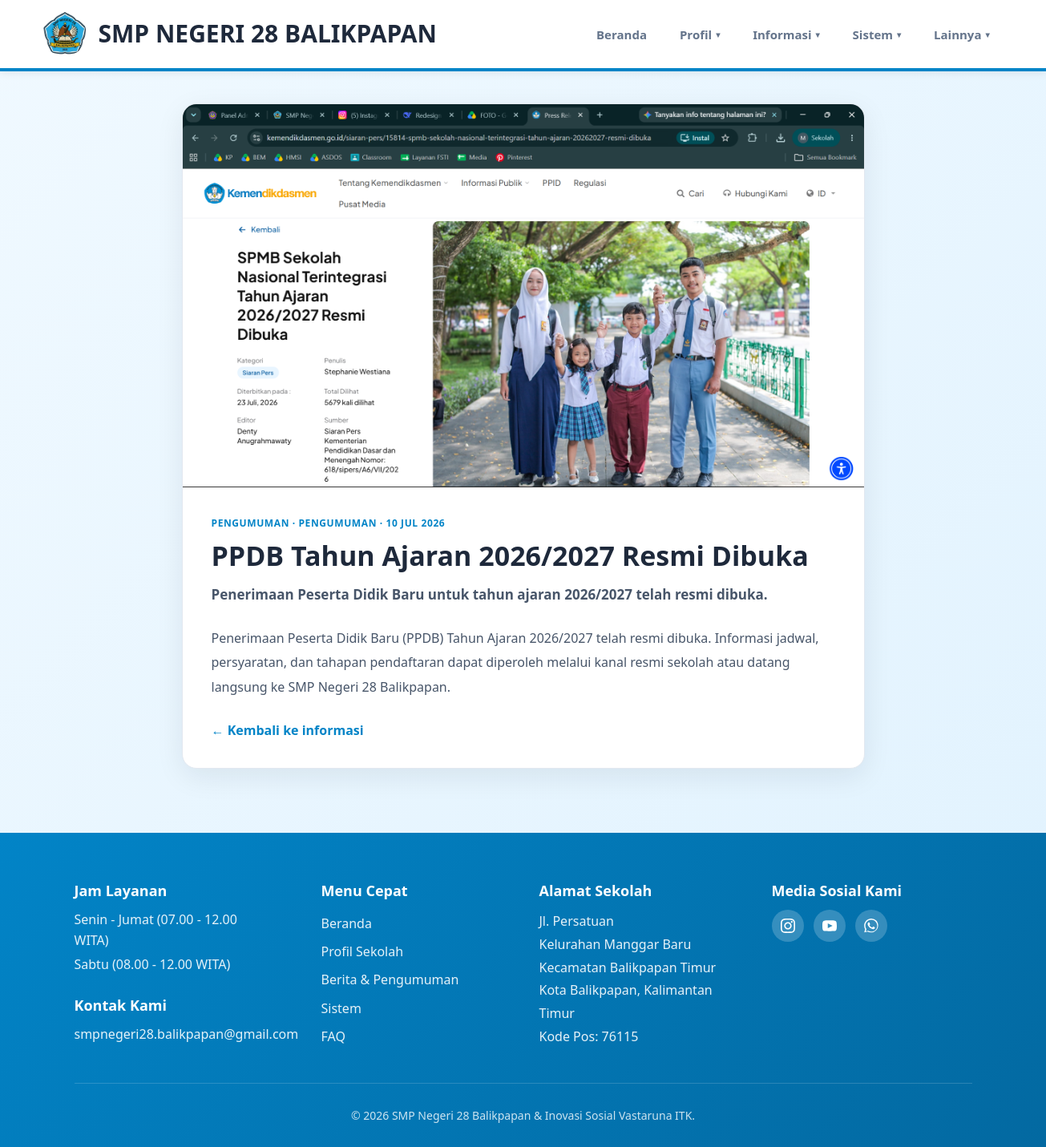
/berita-detail.php?id=1, run on the app's committed database.
### tables this page shows
CREATE TABLE `berita` (
  `id` int NOT NULL,
  `jenis` enum('berita','pengumuman') NOT NULL DEFAULT 'berita',
  `tanggal` date NOT NULL,
  `kategori` varchar(50) NOT NULL DEFAULT 'Umum',
  `judul` varchar(255) NOT NULL,
  `ringkasan` varchar(500) NOT NULL,
  `isi` text NOT NULL,
  `gambar` varchar(255) DEFAULT NULL,
  `status` enum('draft','terbit') NOT NULL DEFAULT 'terbit',
  `created_at` datetime NOT NULL DEFAULT CURRENT_TIMESTAMP,
  `updated_at` datetime NOT NULL DEFAULT CURRENT_TIMESTAMP ON UPDATE CURRENT_TIMESTAMP
);

### includes/site_images.php (called while the page is built, shortened)
<?php
function resolveSiteImagePath(?string $imagePath): ?string
{
    $imagePath = trim((string) $imagePath);
    $normalizedPath = str_replace('\\', '/', $imagePath);
    $parts = parse_url($normalizedPath);
    $relativePath = ltrim($parts['path'] ?? '', '/');
    $projectRoot = dirname(__DIR__);
    $absolutePath = $projectRoot . DIRECTORY_SEPARATOR
        . str_replace('/', DIRECTORY_SEPARATOR, $relativePath);
    if (!is_file($absolutePath) && str_starts_with($relativePath, 'assets/img/')) {
        $imageRoot = $projectRoot . DIRECTORY_SEPARATOR . 'assets' . DIRECTORY_SEPARATOR . 'img';
        $fileName = basename($relativePath);
        $iterator = new RecursiveIteratorIterator(
            new RecursiveDirectoryIterator($imageRoot, FilesystemIterator::SKIP_DOTS)
        );
        foreach ($iterator as $file) {
            if ($file->isFile() && strcasecmp($file->getFilename(), $fileName) === 0) {
                $absolutePath = $file->getPathname();
                $relativePath = str_replace(
                    DIRECTORY_SEPARATOR,
                    '/',
                    substr($absolutePath, strlen($projectRoot) + 1)
                );
                break;
            }
        }
    }
    return $relativePath
        . (isset($parts['query']) ? '?' . $parts['query'] : '')
        . (isset($parts['fragment']) ? '#' . $parts['fragment'] : '');
}

### berita-detail.php (the view, shortened to what this page needs)
<?php
require_once __DIR__ . '/config/database.php';
require_once __DIR__ . '/includes/site_images.php';
$id = filter_input(INPUT_GET, 'id', FILTER_VALIDATE_INT);
$berita = null;
if ($id) {
    $stmt = $pdo->prepare(
        "SELECT id, jenis, tanggal, kategori, judul, ringkasan, isi, gambar
         FROM berita
         WHERE id = :id AND status = 'terbit'
         LIMIT 1"
    );
    $stmt->execute([':id' => $id]);
    $berita = $stmt->fetch(PDO::FETCH_ASSOC);
    if ($berita) {
        $berita['gambar_url'] = resolveSiteImagePath($berita['gambar'] ?? null);
    }
}
include 'header.php';
?>
<div class="detail-container">
    <?php if (!$berita): ?>
        <article class="detail-card">
            <div class="detail-content">
                <h1>Berita tidak ditemukan</h1>
                <p class="detail-summary">Berita mungkin sudah dihapus, masih berupa draft, atau tautannya tidak valid.</p>
                <a class="back-link" href="informasi.php">&larr; Kembali ke informasi</a>
            </div>
        </article>
    <?php else: ?>
        <article class="detail-card">
            <div class="detail-image">
                <?php if (!empty($berita['gambar_url'])): ?>
                    <img src="<?php echo htmlspecialchars($berita['gambar_url']); ?>" alt="<?php echo htmlspecialchars($berita['judul']); ?>">
                <?php else: ?>
                    Gambar Berita
                <?php endif; ?>
            </div>
            <div class="detail-content">
                <div class="detail-meta">
                    <?php echo htmlspecialchars($berita['jenis'] . ' · ' . $berita['kategori']); ?>
                    &middot;
                    <?php echo strtoupper(date('d M Y', strtotime($berita['tanggal']))); ?>
                </div>
                <h1><?php echo htmlspecialchars($berita['judul']); ?></h1>
                <p class="detail-summary"><?php echo htmlspecialchars($berita['ringkasan']); ?></p>
                <div class="detail-body"><?php echo htmlspecialchars($berita['isi']); ?></div>
                <a class="back-link" href="informasi.php">&larr; Kembali ke informasi</a>
            </div>
        </article>
    <?php endif; ?>
</div>
<?php include 'footer.php'; ?>

### header.php (style rules this page uses)
* { margin: 0; padding: 0; box-sizing: border-box; }
body { font-family: 'Segoe UI', Tahoma, Geneva, Verdana, sans-serif; background: linear-gradient(135deg, #f0f9ff 0%, #e0f2fe 100%); min-height: 100vh; }

### berita-detail.php (style rules this page uses)
.detail-container { max-width: 900px; margin: 40px auto; padding: 0 24px; }
.detail-card { overflow: hidden; background: white; border: 1px solid #e2e8f0; border-radius: 18px; box-shadow: 0 10px 35px rgba(15, 23, 42, 0.08); }
.detail-image { display: flex; min-height: 240px; align-items: center; justify-content: center; background: #e2e8f0; color: #64748b; font-weight: 700; }
.detail-image img { display: block; width: 100%; height: auto; max-height: 520px; object-fit: contain; }
.detail-content { padding: 36px; }
.detail-meta { margin-bottom: 12px; color: #0284c7; font-size: 12px; font-weight: 800; letter-spacing: 0.05em; text-transform: uppercase; }
.detail-content h1 { margin: 0 0 14px; color: #1e293b; font-size: 34px; line-height: 1.2; }
.detail-summary { margin: 0 0 24px; color: #475569; font-size: 17px; font-weight: 600; line-height: 1.7; }
.detail-body { color: #475569; font-size: 16px; line-height: 1.9; white-space: pre-line; }
.back-link { display: inline-block; margin-top: 28px; color: #0284c7; font-weight: 700; text-decoration: none; }

### data on the page
berita: jenis+kategori "PENGUMUMAN · PENGUMUMAN", tanggal "10 JUL 2026", judul "PPDB Tahun Ajaran 2026/2027 Resmi Dibuka", ringkasan "Penerimaan Peserta Didik Baru untuk tahun ajaran 2026/2027 telah resmi dibuka.", isi "Penerimaan Peserta Didik Baru (PPDB) Tahun Ajaran 2026/2027 telah resmi dibuka. Informasi jadwal, persyaratan, dan tahapan pendaftaran dapat diperoleh melalui kanal resmi sekolah atau datang langsung ke SMP Negeri 28 Balikpapan."

### other printed values
$schoolContactEmail "smpnegeri28.balikpapan@gmail.com"
